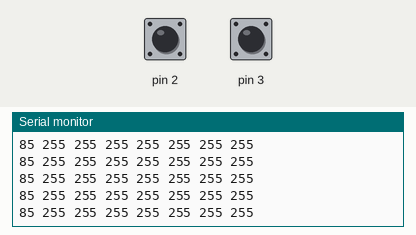
A sketch run on a simulated Arduino Uno, built with avr-gcc and run on an emulated ATmega328P. Parts: the last lines printed to the serial monitor. The test bench sets the inputs (shaded band); at power-on: pin 2 HIGH, pin 3 HIGH. No radio packets arrive unless stated.

Above: at 1.2 s.
1.3 s: pin 2 pulled LOW for 0.15 s
At 1.35 s:
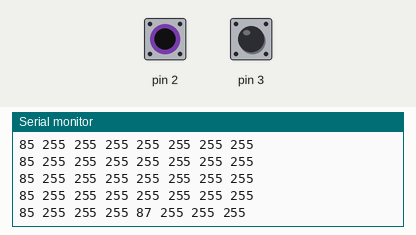
2.9 s: pin 3 pulled LOW for 0.15 s
At 3.0 s:
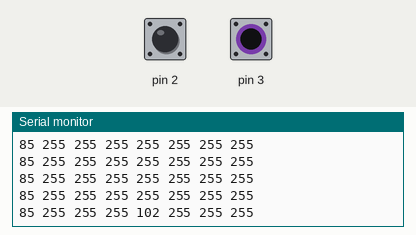
Timing chart, 0 to 5.9 s (numbered marks = the images above; inputs shaded):
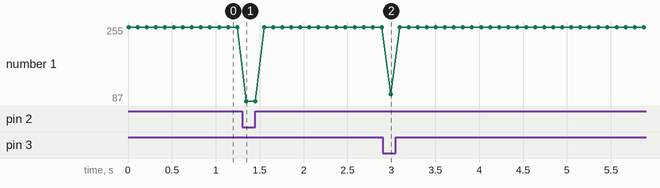

The sketch:

002-transmitBytes.ino
```cpp
#include <SPI.h>
#include <nRF24L01.h>
#include <RF24.h>
const uint64_t pipe = 0xF0F1F2F3F4LL;
byte data[8];
RF24 radio(9, 10); // CE, CSN
void setup() {
  Serial.begin(115200);
  radio.begin();
  delay(2);
  radio.setChannel(11);
  radio.setDataRate(RF24_1MBPS);
  radio.setPALevel(RF24_PA_HIGH);
  radio.setAutoAck(1);
  radio.stopListening();
  radio.openWritingPipe(pipe);
  pinMode(2,INPUT_PULLUP);
  pinMode(3,INPUT_PULLUP);
}

void loop()
{
  for (byte i=0;i<=7;i++){
    data[i]=255;
  }
  data[0]=85;
  //Serial.print(digitalRead(2));
  //Serial.println(digitalRead(3));
  if (!digitalRead(2)) {
    data[4]=87;
  } else if (!digitalRead(3)){
    data[4]=102;
  } else {
    data[4]=255;
  }
  for (int i=0;i<=7;i++) {
    Serial.print(data[i]);
    Serial.print(" ");
  }
  Serial.println();
  radio.write(&data, sizeof(data));
  delay(100);
}
```

Measured:
- after the input at 1.3 s, the serial monitor: prints a new line after 0.05 s (image 1)
- after the input at 2.9 s, the serial monitor: prints a new line after 0.09 s (image 2)
